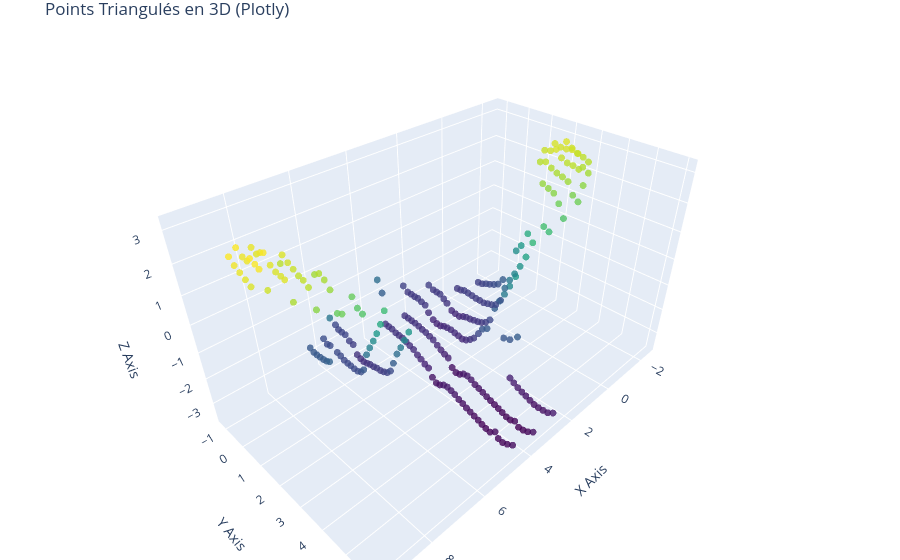

The code cell stored with this chart in its notebook:
### Markdown cell above
Matrice de rotation (rotation matrix):

Formulaire : rmatLeft, rmatRight
Fonction : Ces matrices représentent la rotation d'un vecteur dans l'espace. Elles sont générées à partir des vecteurs de rotation rvecsL[2] et rvecsR[2], qui sont souvent obtenus à partir d'une technique de résolution de pose (comme la méthode de Rodrigues).
Matrice complète [R|t] (full [R|t] matrix):

Formulaire : rotMatRight, rotMatLeft
Fonction : Cette matrice étend la matrice de rotation avec le vecteur de translation (tvecsR[0] et tvecsL[0]). Elle combine la rotation et la translation pour représenter la transformation rigide complète d'une caméra par rapport à une autre. C'est essentiel dans les systèmes stéréo pour décrire la pose relative entre les deux caméras.
Matrice de caméra (camera matrix) :

Formulaire : camLeft, camRight
Fonction : Ces matrices intègrent la matrice intrinsèque de la caméra (représentée par cameraMatrixL et cameraMatrixR) avec la matrice complète [R|t]. La matrice intrinsèque décrit les paramètres internes de la caméra, tels que la distance focale et le point principal. La multiplication de la matrice intrinsèque par la matrice complète [R|t] donne la matrice de caméra, qui est utilisée pour transformer les coordonnées 3D du monde en coordonnées 2D de l'image.

### Code cell
import cv2
import numpy as np
import matplotlib.pyplot as plt
import glob


def findPoints(pathToCalibrate):
    # prepare object points in the real world
    objp = np.zeros((7*7, 3), np.float32)
    objp[:, :2] = np.mgrid[0:7, 0:7].T.reshape(-1, 2)

    # Arrays to store object points and image points from all the images.
    objpoints = []  # 3D points in the real-world space
    imgpoints = []  # 2D points in the image plane.

    images = glob.glob(pathToCalibrate)
    images.sort()

    for image in images:
        img = cv2.imread(image)
        gray = cv2.cvtColor(img, cv2.COLOR_BGR2GRAY)
        ret, corners = cv2.findChessboardCorners(gray, (7, 7), None)

        # If found, add object points and image points (after refining them)
        if ret:
            objpoints.append(objp)
            criteria = (cv2.TERM_CRITERIA_EPS + cv2.TERM_CRITERIA_MAX_ITER, 30, 0.001)
            corners2 = cv2.cornerSubPix(gray, corners, (5, 5), (-1, -1), criteria)
            imgpoints.append(corners2)

            imgToPrint = cv2.drawChessboardCorners(img, (7, 7), corners2, ret)
            '''plt.imshow(imgToPrint, cmap='gray')
            plt.title("Chessboard Corners (After Subpixel Correction) " + pathToCalibrate)
            plt.show()'''

    return objpoints, imgpoints, gray


objPoints, imgPointsRight, gray = findPoints("chessboards/*Right.png")
_, imgPointsLeft, _ = findPoints("chessboards/*Left.png")
#print(gray.shape[::-1])
#print(gray.dtype)

def cameraCalibrate(objpoints, imgpoints, gray):
    
    ret, mtx, dist, rvecs, tvecs = cv2.calibrateCamera(objpoints, imgpoints, (1920,1080), None, None)
    #différentes mtrcies : voir texte
    rotationMatrixtemp, _ = cv2.Rodrigues(rvecs[2])
    
    rotationMatrix = np.concatenate((rotationMatrixtemp,tvecs[0]), axis=1)
    #matrice de caméra:
    
    cameraMatrix = mtx @ rotationMatrix
    
    cameraCenter = -np.dot(np.linalg.inv(rotationMatrixtemp), tvecs[0])
    cameraCenter = np.vstack([cameraCenter, [1]])
    
    # Compute the projection matrix (P)
    P = np.dot(mtx, np.hstack((rotationMatrixtemp, tvecs[0].reshape(-1, 1))))
    
    return ret, mtx, dist, rvecs, tvecs, cameraCenter, P

retL, mtxL, distL, rvecsL, tvecsL, cameraCenterL, PL = cameraCalibrate(objPoints, imgPointsLeft, gray.shape[::-1])
retR, mtxR, distR, rvecsR, tvecsR, cameraCenterR, PR = cameraCalibrate(objPoints, imgPointsRight, gray.shape[::-1])
      
_, _, _, _, _, R, T, E, FundementalMatrix = cv2.stereoCalibrate(objPoints, imgPointsLeft, imgPointsRight, mtxL, distL, mtxR, distR, gray.shape[::-1],(cv2.TERM_CRITERIA_EPS + cv2.TERM_CRITERIA_MAX_ITER, 30, 0.001))

    

                     
def triangulateChessboardCorners(P_l, P_r, left_corners, right_corners):
    # Perform triangulation for each pair of corresponding corners
    triangulated_points = []

    for i in range(len(left_corners)):
        left_point = left_corners[i]
        right_point = right_corners[i]
        

        # Perform triangulation for the pair of points
        points_3d_homogeneous = cv2.triangulatePoints(P_l, P_r, left_point, right_point)

        # Convert homogeneous coordinates to 3D coordinates
        points_3d = points_3d_homogeneous[:3] / points_3d_homogeneous[3]

        # Append the 3D point to the result
        triangulated_points.append(points_3d)

    return np.array(triangulated_points)



def plotTriangulatedPoints(triangulated_points):
    fig = plt.figure()
    ax = fig.add_subplot(111, projection='3d')

    '''x = triangulated_points[:, 0]
    y = triangulated_points[:, 1]
    z = triangulated_points[:, 2]'''
    
    #on plot seulement les éléments issus d'une seule board
    
    
    x1 = triangulated_points[0][0]
    y1 = triangulated_points[0][1]
    z1 = triangulated_points[0][2]
    
    x2 = triangulated_points[1][0]
    y2 = triangulated_points[1][1]
    z2 = triangulated_points[1][2]
    
    x = triangulated_points[2][0]
    y = triangulated_points[2][1]
    z = triangulated_points[2][2]
    
    
    
    ax.scatter(x2, y2, z2, c='g', marker='o')
    ax.scatter(x, y, z, c='r', marker='o')
 
    ax.set_xlabel('X Label')
    ax.set_ylabel('Y Label')
    ax.set_zlabel('Z Label')
    
    ax.scatter(x1, y1, z1, c='b', marker='o')
    
    plt.show()


triangulated_points = triangulateChessboardCorners(PL, PR, imgPointsLeft, imgPointsRight)

# Plot the triangulated points
plotTriangulatedPoints(triangulated_points)



def getRedImages():
    imagesLeft = glob.glob("scanLeft/*.png")
    imagesLeft.sort()
    leftMasks = []

    imagesRight = glob.glob("scanRight/*.png")
    imagesRight.sort()
    rightMasks = []

    for img in imagesRight:
        image = cv2.imread(img)
        mask = cv2.inRange(image, (0, 0, 40), (0, 0, 255))
        rightMasks.append(mask)

    for img in imagesLeft:  
        image = cv2.imread(img)
        mask = cv2.inRange(image, (0, 0, 40), (0, 0, 255))
        leftMasks.append(mask)
    
    return leftMasks, rightMasks






def getRedLine(mask):

    red = mask
    redPoints = []

    for i, line in enumerate(red):
        non_zero_pixels = np.where(line != 0)[0] 

        if len(non_zero_pixels) > 0:
            first_non_zero_pixel = non_zero_pixels[0]

            redPoints.append([first_non_zero_pixel, i])
            

   

    
    return redPoints





def plotEpipolar(image_path, points, epilines_right, points_left):

    image_with_epilines = cv2.imread(image_path)

    # Copie de l'image pour ne pas modif l'originale
    image_with_epilines_copy = image_with_epilines.copy()
    crossingPoints = [] 
    correspondingEpilines = []
    correspondingPoints = []
    
    



    for i, epiline in enumerate(epilines_right):
        


        for point in points.tolist():
            y = - (epiline[0][0] / epiline[0][1]) * point[0] - (epiline[0][2] / epiline[0][1])

            PointOnLine = (point[0], int(y))

            x_close = np.isclose(PointOnLine[0], point[0], atol=1)
            y_close = np.isclose(PointOnLine[1], point[1], atol=0)


            if x_close and y_close and PointOnLine not in crossingPoints:
                '''print(PointOnLine)
                print(point)'''

                
                
                cv2.circle(image_with_epilines_copy, (int(PointOnLine[0]), int(PointOnLine[1])), 5, (0, 255, 255), -1)
                
                
                crossingPoints.append(PointOnLine)
                correspondingEpilines.append(epiline)
                correspondingPoints.append(points_left[i])
            
                
                
                
                
    for i, epiline in enumerate(correspondingEpilines):
        
        
        x0, y0, x1, y1 = map(int, [0, -epiline[0][2] / epiline[0][1], 1920, -(epiline[0][2] + epiline[0][0] * 1920) / epiline[0][1]])
        cv2.line(image_with_epilines_copy, (x0, y0), (x1, y1), (0, 255, 0), 1)
              
    print(len(correspondingEpilines))
    print(len(crossingPoints))
    print(len(correspondingPoints))

    plt.imshow(cv2.cvtColor(image_with_epilines_copy, cv2.COLOR_BGR2RGB))  # Convert BGR to RGB
    plt.title('Image with Epilines')
    plt.show()
    
    return crossingPoints, correspondingPoints

def plotTriangulatedPointsGeneric(triangulated_points):
    fig = plt.figure()
    ax = fig.add_subplot(111, projection='3d')

    for point in triangulated_points:
        x, y, z = point
        ax.scatter(x, y, z, marker='o')

    ax.set_xlabel('X Label')
    ax.set_ylabel('Y Label')
    ax.set_zlabel('Z Label')
    
    ax.view_init(elev=60, azim=110)
    

    plt.show()

leftMasks, rightMasks = getRedImages()

#for in range(len(leftMasks))

import plotly.graph_objects as go

def plotTriangulatedPointsInteractive(triangulated_points):
    # Préparer les coordonnées X, Y, Z
    x = [point[0].item() for point in triangulated_points]
    y = [point[1].item() for point in triangulated_points]
    z = [point[2].item() for point in triangulated_points]

    # Créer la figure Plotly
    fig = go.Figure()

    # Ajouter les points 3D
    fig.add_trace(go.Scatter3d(
        x=x, y=y, z=z,
        mode='markers',
        marker=dict(
            size=4,
            color=z,  # Couleur basée sur l'axe Z pour une meilleure visualisation
            colorscale='Viridis',  # Palette de couleurs
            opacity=0.8
        )
    ))

    # Définir les axes
    fig.update_layout(
        scene=dict(
            xaxis_title='X Axis',
            yaxis_title='Y Axis',
            zaxis_title='Z Axis'
        ),
        title="Points Triangulés en 3D (Plotly)",
        margin=dict(l=0, r=0, b=0, t=30)
    )

    # Afficher la figure
    fig.show()




    

def triangulateMask(number, stringNumber = None):
    if stringNumber is None:
        stringNumber = number
    points_right = getRedLine(rightMasks[number])

    points_left_total = getRedLine(leftMasks[number])

    points_left = [points_left_total[i] for i in range(0, len(points_left_total), 20)]

    points_right = np.array(points_right)
    points_left = np.array(points_left)

    #epilines_left = cv2.computeCorrespondEpilines(points_left.reshape(-1, 1, 2), 1, fundamental_matrix)
    epilines_right = cv2.computeCorrespondEpilines(points_left.reshape(-1, 1, 2), 2, FundementalMatrix) #utiliser les points de droite pour plot les epiplines à gauche, ensuite on calcule le point d'intersection entre l'épipolaire et la ligne rouge.
                                                                                                      #Cela donne finalement les points de droite et de gauche pour pouvoir tiranguler les points 
    epilines_right = epilines_right.tolist()
    points_left = points_left.tolist()


    image_path = f"scanRight/scan00{stringNumber}.png"



    crossingRight, correspondingRight = plotEpipolar(f"scanRight/scan00{stringNumber}.png", points_right, epilines_right, points_left)


    converted_PointsRight = [np.array([[point]], dtype=np.float32) for point in crossingRight]
    converted_PointsLeft = [np.array([[point]], dtype=np.float32) for point in correspondingRight]




    triangulated_points_monkey = triangulateChessboardCorners(PR, PL, converted_PointsRight, converted_PointsLeft)
    return triangulated_points_monkey


triangulated_points_monkey = triangulateMask(12)
triangulated_points_monkey1 = triangulateMask(13)
triangulated_points_monkey2 = triangulateMask(14)
triangulated_points_monkey3 = triangulateMask(15)
triangulated_points_monkey4 = triangulateMask(16)
triangulated_points_monkey5 = triangulateMask(17)
triangulated_points_monkey6 = triangulateMask(18)
triangulated_points_monkey7 = triangulateMask(10)
triangulated_points_monkey8 = triangulateMask(9, "09")
triangulated_points_monkey9 = triangulateMask(8, "08")
triangulated_points_monkey10 = triangulateMask(7, "07")
triangulated_points_monkey11 = triangulateMask(6, "06")
triangulated_points_monkey12 = triangulateMask(5, "05")
triangulated_points_monkey13 = triangulateMask(4, "04")
triangulated_points_monkey14 = triangulateMask(3, "03")
triangulated_points_monkey15 = triangulateMask(19)
triangulated_points_monkey16 = triangulateMask(20)
triangulated_points_monkey17 = triangulateMask(21)
triangulated_points_monkey18 = triangulateMask(22)



all_triangulated_points = np.concatenate((triangulated_points_monkey, triangulated_points_monkey1, triangulated_points_monkey2, triangulated_points_monkey3, triangulated_points_monkey4, triangulated_points_monkey5, triangulated_points_monkey6, triangulated_points_monkey7, triangulated_points_monkey8, triangulated_points_monkey9, triangulated_points_monkey10, triangulated_points_monkey11, triangulated_points_monkey12, triangulated_points_monkey13, triangulated_points_monkey14, triangulated_points_monkey15, triangulated_points_monkey16, triangulated_points_monkey17, triangulated_points_monkey18), axis=0)


plotTriangulatedPointsGeneric(all_triangulated_points)
plotTriangulatedPointsInteractive(all_triangulated_points)

### Figure 1 — Plotly figure (JSON) as saved in the notebook; plotly's stock layout.template omitted (floating-point values rounded to 4 significant figures; data arrays with more than 128 entries replaced by an {"elided": "..."} marker saying what was removed)
{"data": [{"marker": {"color": {"elided": "278 float values"}, "colorscale": [[0, "#440154"], [0.1111, "#482878"], [0.2222, "#3e4989"], [0.3333, "#31688e"], [0.4444, "#26828e"], [0.5556, "#1f9e89"], [0.6667, "#35b779"], [0.7778, "#6ece58"], [0.8889, "#b5de2b"], [1, "#fde725"]], "opacity": 0.8, "size": 4}, "mode": "markers", "type": "scatter3d", "x": {"elided": "278 float values"}, "y": {"elided": "278 float values"}, "z": {"elided": "278 float values"}}], "layout": {"margin": {"b": 0, "l": 0, "r": 0, "t": 30}, "scene": {"xaxis": {"title": {"text": "X Axis"}}, "yaxis": {"title": {"text": "Y Axis"}}, "zaxis": {"title": {"text": "Z Axis"}}}, "title": {"text": "Points Triangulés en 3D (Plotly)"}}}
